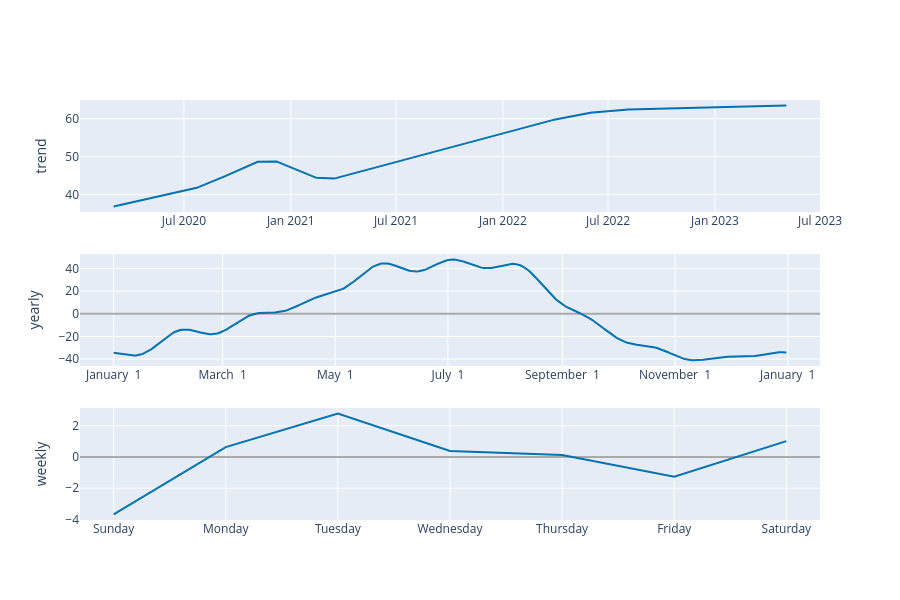

Write notebook code for a chart like this one.
### Code cell
fig = plot_components_plotly(modelo, previsao)
fig.show()

### Figure 1 — Plotly figure (JSON) as saved in the notebook; plotly's stock layout.template omitted (floating-point values rounded to 4 significant figures; data arrays with more than 128 entries replaced by an {"elided": "..."} marker saying what was removed)
{"data": [{"line": {"color": "#0072B2", "width": 2}, "mode": "lines", "name": "trend", "type": "scatter", "x": {"elided": "960 str values"}, "xaxis": "x", "y": {"elided": "960 float values"}, "yaxis": "y"}, {"line": {"color": "#0072B2", "width": 2}, "mode": "lines", "name": "yearly", "type": "scatter", "x": {"elided": "365 str values"}, "xaxis": "x2", "y": {"elided": "365 float values"}, "yaxis": "y2"}, {"line": {"color": "#0072B2", "width": 2}, "mode": "lines", "name": "weekly", "type": "scatter", "x": ["2017-01-01T00:00:00", "2017-01-02T00:00:00", "2017-01-03T00:00:00", "2017-01-04T00:00:00", "2017-01-05T00:00:00", "2017-01-06T00:00:00", "2017-01-07T00:00:00"], "xaxis": "x3", "y": [-3.681, 0.6355, 2.782, 0.3888, 0.1257, -1.265, 1.015], "yaxis": "y3"}], "layout": {"height": 600, "showlegend": false, "width": 900, "xaxis": {"anchor": "y", "domain": [0, 1], "range": ["2020-01-04T02:24:00", "2023-06-30T21:36:00"], "type": "date"}, "xaxis2": {"anchor": "y2", "domain": [0, 1], "range": ["2016-12-13T18:54:02.958904115", "2018-01-18T11:04:57.863013581"], "tickformat": "%B %e", "type": "date"}, "xaxis3": {"anchor": "y3", "domain": [0, 1], "range": ["2016-12-31T16:48:00", "2017-01-07T07:12:00"], "tickformat": "%A", "type": "date"}, "yaxis": {"anchor": "x", "domain": [0.7333, 1], "rangemode": "normal", "title": {"text": "trend"}, "zerolinecolor": "#AAA"}, "yaxis2": {"anchor": "x2", "domain": [0.3667, 0.6333], "title": {"text": "yearly"}, "zerolinecolor": "#AAA"}, "yaxis3": {"anchor": "x3", "domain": [0, 0.2667], "title": {"text": "weekly"}, "zerolinecolor": "#AAA"}}}
